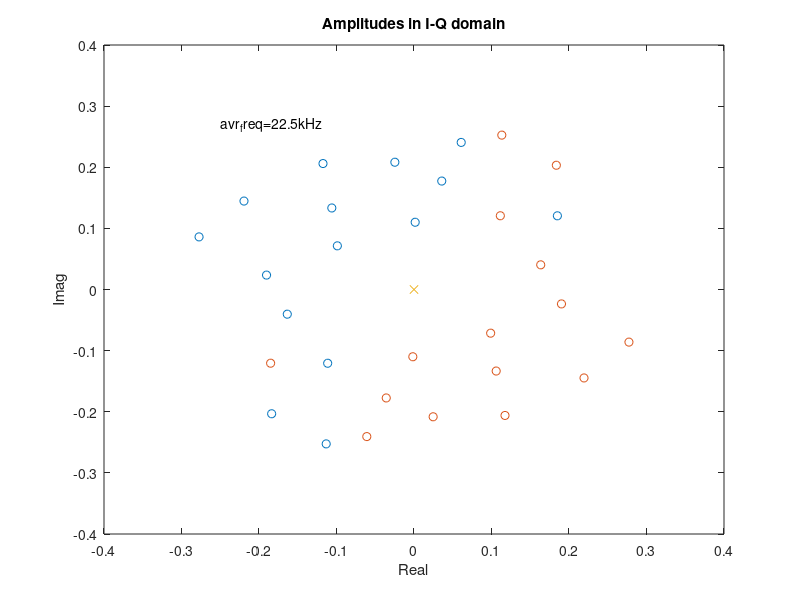

This figure's MATLAB source: (Note: this script raises an error after producing the figure.)
clear;
%% Configurations
% duration time, sampling freq, #tags
time = 0.002;
fs = 10000000;
num = 15;
t = linspace(0, time, time * fs);

SNR = 15;           % change this

SNR1 = 10 * log10(2 * num) + SNR;

% all config/signal save in dir:
if exist("signals/", 'dir') == 0
    mkdir("signals")
end

%% Freqs, Phases, Amplitudes
% 15kHz ~ 30kHz
freq = (0:num-1) * 15000 / num + 15000 + rand(1, num) * 200 - 100;

% amp = (rand(1, num) * .15 + .05) .* exp(1j * 2*pi * rand(1, num));

% tags=15, 1
amp = [-0.219376017327974 + 0.144691683662132i,0.00151912539268548 + 0.110023730785698i,-0.183674239821316 - 0.203284771536662i,-0.117424691912982 + 0.20606575624250i,-0.163516939000385 - 0.0403610744421877i,0.185011568733075 + 0.120571253353260i,-0.0989019988009539 + 0.0714371270675762i,-0.277351730382089 + 0.0860708371443860i,-0.113305457069267 - 0.252575059174384i,-0.106043119392994 + 0.133382142038544i,0.0358256365913430 + 0.177423970968777i,-0.0246995971564955 + 0.208224302551439i,-0.190288237154665 + 0.023582350327914i,...
    -0.111384723292813 - 0.120642109167877i,0.0609158163257177 + 0.240632731104878i];

% tags=10, bad constellation
% amp = [0.105278488140166 - 0.022815703894954i,0.116970245460998 - 0.010401511833459i,-0.051829899302457 + 0.093509992767321i,-0.098740847394605 + 0.022109307227178i,-0.057775834523463 - 0.081945277760733i,0.026574569729239 - 0.104211139979910i,0.062621920169006 + 0.080339654927814i,0.044419656911533 + 0.097900755864330i,0.106761404818690 + 0.003799455470436i,-0.102182347104108 - 0.059953844562520i];

phases = rand(1, num) * 2 * pi;
plot(real(amp), imag(amp), 'o');
hold on
plot(-real(amp), -imag(amp), 'o')
plot(0, 0, 'x');
title("Amplitudes in I-Q domain")
text(-0.25, 0.27, "avr\_freq=22.5kHz")
xlabel("Real")
ylabel("Imag")
hold off
%% Generate Wave
wave = zeros(1, length(t));
for i = 1:num
    pwm = amp(i) * square(2*pi * freq(i) * t + phases(i));
    pwm = awgn(pwm, SNR1, 'measured');
    window = hamming(3);
    pwm = conv(pwm, window, "same");
    wave = wave + pwm;
end
% plot(t(1:800), wave(1:800));
%hold off

path_square = sprintf("./signals/" + "tags%d_snr%d_db.mat", ...
    [num, SNR]);
save(path_square, "wave", "freq", "amp", "phases");
